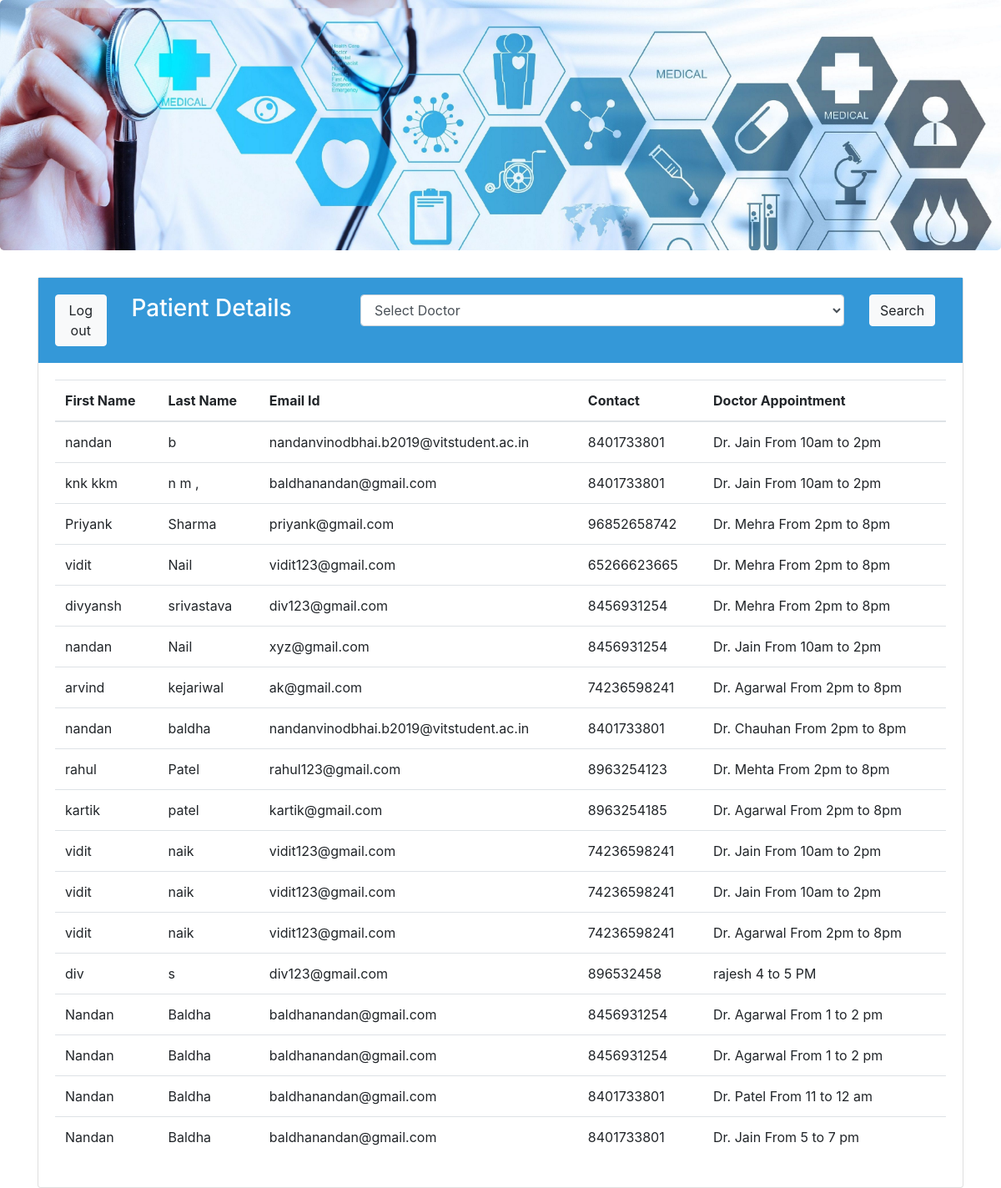
Screenshot of /patient_details.php with the database file from the repository.
### tables this page shows
CREATE TABLE `doctorapp` (
  `fname` varchar(40) NOT NULL,
  `lname` varchar(40) NOT NULL,
  `email` varchar(40) NOT NULL,
  `contact` varchar(40) NOT NULL,
  `docapp` varchar(60) NOT NULL
);

### func.php (the view, shortened to what this page needs)
<?php
$con=mysqli_connect("localhost","root","","hmsdb");
function get_patient_details(){
	global $con;
	$query="select * from doctorapp";
	$result=mysqli_query($con,$query);
	while($row=mysqli_fetch_array($result)) {
		$fname=$row['fname'];
	    $lname=$row['lname'];
	    $email=$row['email'];
	    $contact=$row['contact'];
	    $docapp=$row['docapp'];
	    echo "<tr>
      <td>$fname</td>
      <td>$lname</td>
      <td>$email</td>
      <td>$contact</td>
      <td>$docapp</td>
    </tr>";
	}
}
?>

### patient_details.php (shortened to what this page needs)
<!DOCTYPE html>
<?php include("func.php");
?>
<html>
<head>
	<link rel="stylesheet" href="https://stackpath.bootstrapcdn.com/bootstrap/4.5.0/css/bootstrap.min.css">
</head>
<body>
	<div class="jumbotron" style="background:url('pic5.jpg') no-repeat;background-size:cover;height:300px;"></div>
	<div class="container">
	<div class="card">
	      		<div class="card-body" style="background-color:#3498D8;color:#ffffff;">
            <div class="row">
            <div class="col-md-1">
              <a href="iwp_pro.html" class="btn btn-light">Log out</a></div>
	      			<div class="col-md-3"><h3>Patient Details</h3></div>
              <div class="col-md-8">
                <form class="form-group" action="patient_search.php" method="post">
                <div class="row">
                  <div class="col-md-10">
                  <select class="form-control" name="docapp">
                  <option selected="selected">Select Doctor </option>
                  </select>
                  </div>
                  <div class="col-md-2"><input type="submit" name="patient_search_submit" class="btn btn-light" value="Search"></div></div>
                </form>
              </div>
	      		</div></div>
	      		<div class="card-body">
	      		<table class="table table-hover">
  <thead>
    <tr>
      <th >First Name</th>
      <th >Last Name</th>
      <th >Email Id</th>
      <th >Contact</th>
      <th >Doctor Appointment</th>
    </tr>
  </thead>
  <tbody>
    <?php get_patient_details();?>
  </tbody>
</table>
</div>
</body>
</html>

### rows the page displays
doctorapp: fname "nandan", lname "b", email "nandanvinodbhai.b2019@vitstudent.ac.in", contact "8401733801", docapp "Dr. Jain From 10am to 2pm"
doctorapp: fname "knk kkm", lname "n m ,", email "baldhanandan@gmail.com", contact "8401733801", docapp "Dr. Jain From 10am to 2pm"
doctorapp: fname "Priyank", lname "Sharma", email "priyank@gmail.com", contact "96852658742", docapp "Dr. Mehra From 2pm to 8pm"
doctorapp: fname "vidit", lname "Nail", email "vidit123@gmail.com", contact "65266623665", docapp "Dr. Mehra From 2pm to 8pm"
doctorapp: fname "divyansh", lname "srivastava", email "div123@gmail.com", contact "8456931254", docapp "Dr. Mehra From 2pm to 8pm"
doctorapp: fname "nandan", lname "Nail", email "xyz@gmail.com", contact "8456931254", docapp "Dr. Jain From 10am to 2pm"
doctorapp: fname "arvind", lname "kejariwal", email "ak@gmail.com", contact "74236598241", docapp "Dr. Agarwal From 2pm to 8pm"
doctorapp: fname "nandan", lname "baldha", email "nandanvinodbhai.b2019@vitstudent.ac.in", contact "8401733801", docapp "Dr. Chauhan From 2pm to 8pm"
doctorapp: fname "rahul", lname "Patel", email "rahul123@gmail.com", contact "8963254123", docapp "Dr. Mehta From 2pm to 8pm"
doctorapp: fname "kartik", lname "patel", email "kartik@gmail.com", contact "8963254185", docapp "Dr. Agarwal From 2pm to 8pm"
doctorapp: fname "vidit", lname "naik", email "vidit123@gmail.com", contact "74236598241", docapp "Dr. Jain From 10am to 2pm"
doctorapp: fname "vidit", lname "naik", email "vidit123@gmail.com", contact "74236598241", docapp "Dr. Jain From 10am to 2pm"
doctorapp: fname "vidit", lname "naik", email "vidit123@gmail.com", contact "74236598241", docapp "Dr. Agarwal From 2pm to 8pm"
doctorapp: fname "div", lname "s", email "div123@gmail.com", contact "896532458", docapp "rajesh 4 to 5 PM"
doctorapp: fname "Nandan", lname "Baldha", email "baldhanandan@gmail.com", contact "8456931254", docapp "Dr. Agarwal From 1 to 2 pm"
doctorapp: fname "Nandan", lname "Baldha", email "baldhanandan@gmail.com", contact "8456931254", docapp "Dr. Agarwal From 1 to 2 pm"
doctorapp: fname "Nandan", lname "Baldha", email "baldhanandan@gmail.com", contact "8401733801", docapp "Dr. Patel From 11 to 12 am"
doctorapp: fname "Nandan", lname "Baldha", email "baldhanandan@gmail.com", contact "8401733801", docapp "Dr. Jain From 5 to 7 pm"
